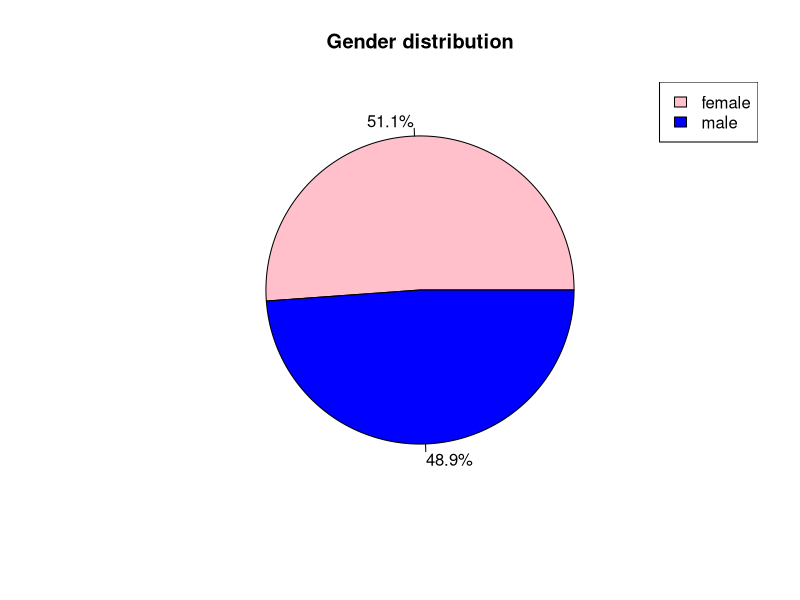
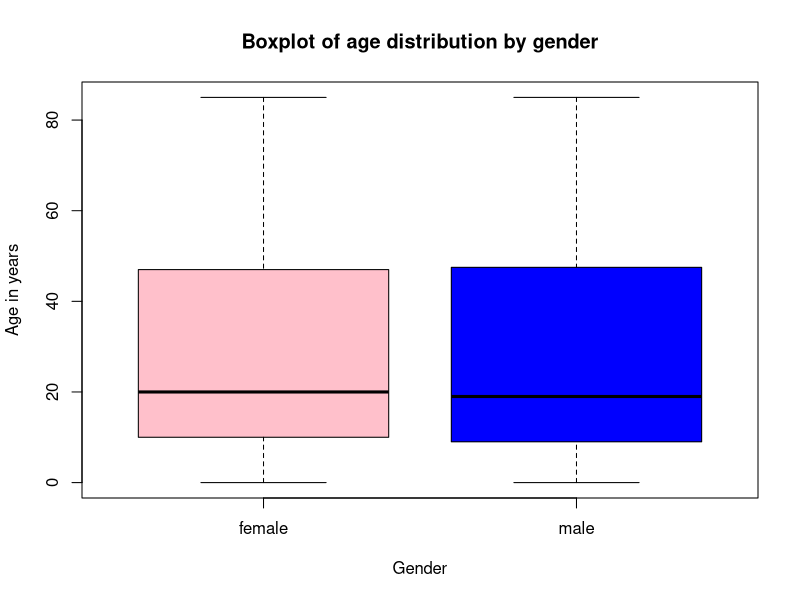
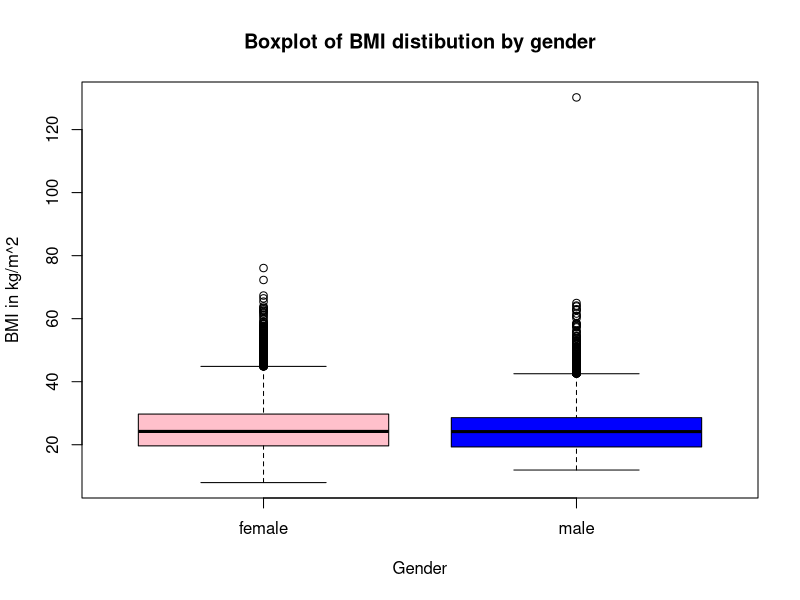

These figures' R source, in order:

sessionInfo()

options(repos = c(CRAN = "https://mran.revolutionanalytics.com/snapshot/2018-09-14"))

getOption("repos")

#install.packages("dplyr")
library(dplyr)
packageVersion("dplyr")

#install.packages("prettyR")
library(prettyR)
packageVersion("prettyR")

nhanes_extracted <- read.csv("NHANES_extracted.csv")

head(nhanes_extracted)

nhanes_extracted <- nhanes_extracted[-1]

glimpse(nhanes_extracted)

variables <- c('index', 'female', 'male', 'age', 'body_mass_index', 'waist_circumference', 'sugarfree_diet' )

names(nhanes_extracted) <- variables

head(nhanes_extracted)

nhanes_extracted$sugarfree_diet <- factor(nhanes_extracted$sugarfree_diet, levels=c('0','1'), labels=c('No','Yes'))

table(nhanes_extracted$female, nhanes_extracted$male, deparse.level = 2, useNA = 'always')

nhanes_extracted <- nhanes_extracted %>% mutate(sex = ifelse(female == 1, "female", "male")) %>% select(-c('female', 'male'))

nhanes_extracted$sex <- as.factor(nhanes_extracted$sex)

head(nhanes_extracted)

describe(nhanes_extracted[, -1], num.desc = c("mean", "sd", "median", "min", "max", "valid.n"))

gender_distribution <- table(nhanes_extracted$sex)

gender_distribution

gender_proportion<- round(100*gender_distribution/sum(gender_distribution), 1)

gender_proportion

gender_percent <- paste(gender_proportion,"%",sep="")

pie(gender_distribution, labels = gender_percent, main = "Gender distribution", col = c("pink", "blue"))
legend("topright", c("female", "male"), fill = c("pink", "blue"))

nhanes_extracted %>% group_by(sex)%>% summarise(first_quantile_age = quantile(age, probs = 0.25, na.rm = TRUE), median_age = median(age, na.rm = TRUE), third_quantile_age = quantile(age, probs = 0.75, na.rm = TRUE))

boxplot(age~sex, data = nhanes_extracted, main = "Boxplot of age distribution by gender", xlab = "Gender", ylab = "Age in years", col = c("pink", "blue"))

nhanes_extracted %>% group_by(sex)%>% summarise(first_quantile_bmi = quantile(body_mass_index, probs = 0.25, na.rm = TRUE), median_bmi = median(body_mass_index, na.rm = TRUE), third_quantile_bmi = quantile(body_mass_index, probs = 0.75, na.rm = TRUE))

boxplot(body_mass_index~sex, data = nhanes_extracted, main = "Boxplot of BMI distibution by gender", xlab = "Gender", ylab = "BMI in kg/m^2", col = c("pink", "blue"))

nhanes_over_two <- nhanes_extracted  %>% filter(age >=2)

#quick check of the number of observations and variables
dim(nhanes_over_two)

describe(nhanes_over_two[, -1], num.desc = c("mean", "sd", "median", "min", "max", "valid.n"))

nhanes_over_two %>% group_by(sugarfree_diet)%>% summarise(count = n(), mean = mean(waist_circumference, na.rm = TRUE))

nhanes_over_two %>% filter(is.na(nhanes_over_two$waist_circumference))%>% nrow()

wilcox.test(waist_circumference~sugarfree_diet, conf.int=TRUE, data = nhanes_over_two)
